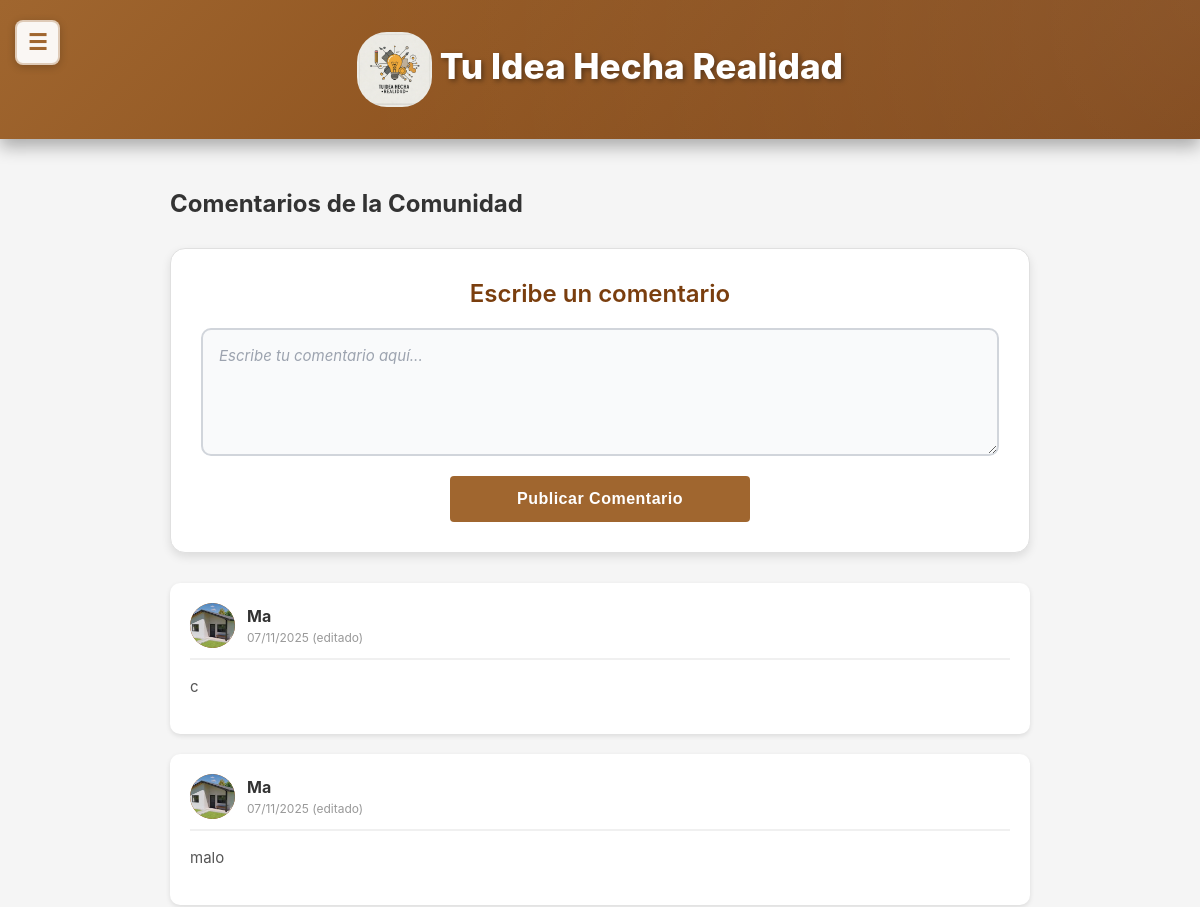
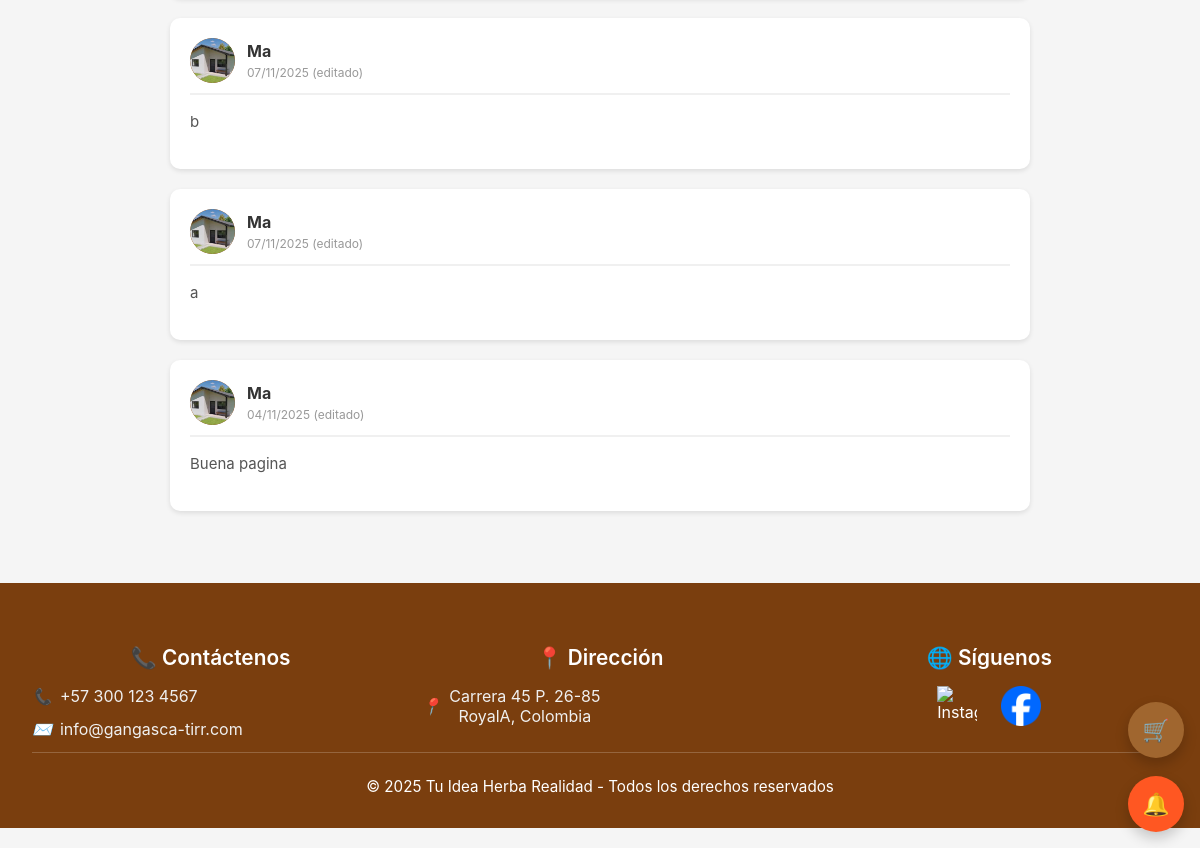
The app's page /comentarios/, older data (2 pictures, top to bottom).
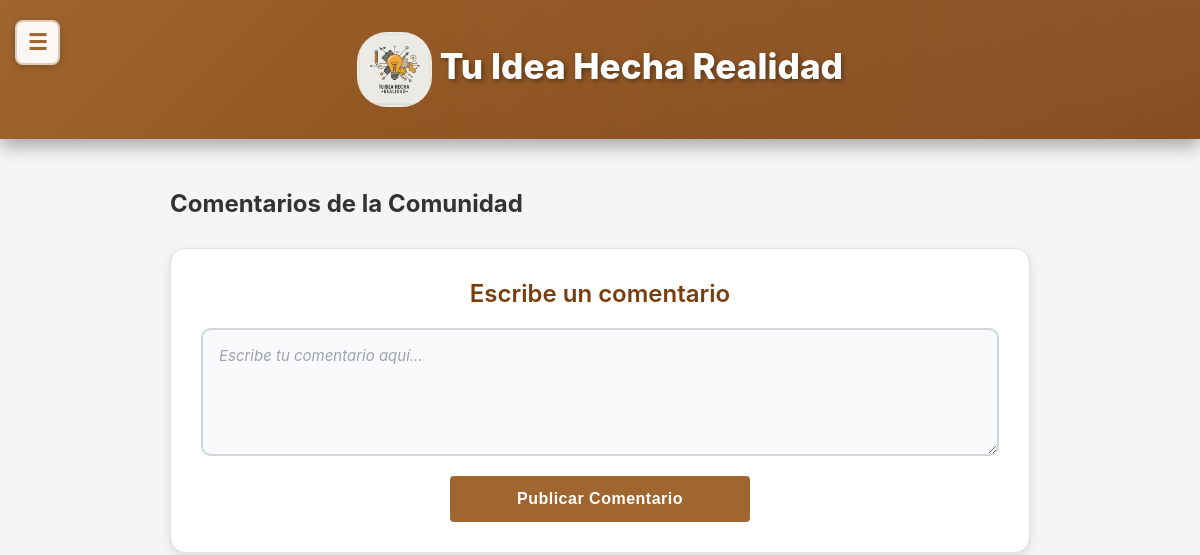
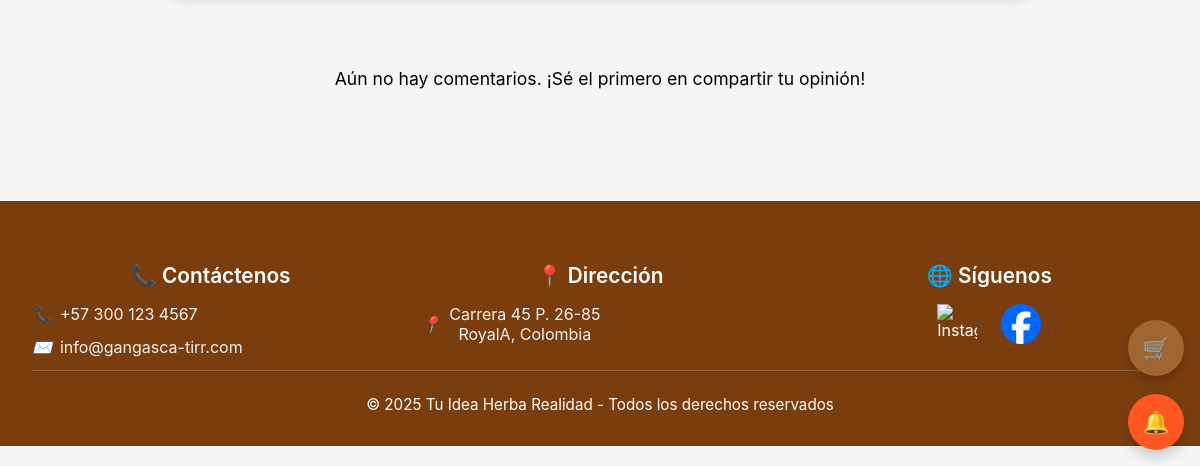
The same page, newer data (2 pictures, top to bottom).
### core/models.py (models this page shows, shortened)
class Comentario(models.Model):
    ESTADO_CHOICES = [
        ('pendiente', 'Pendiente'),
        ('aprobado', 'Aprobado'),
        ('rechazado', 'Rechazado'),
    ]
    usuario = models.ForeignKey(UserClientes, on_delete=models.CASCADE, related_name='comentarios')
    contenido = models.TextField(max_length=500)
    fecha_creacion = models.DateTimeField(auto_now_add=True)
    fecha_modificacion = models.DateTimeField(auto_now=True)
    estado = models.CharField(max_length=20, choices=ESTADO_CHOICES, default='pendiente')
    fecha_aprobacion = models.DateTimeField(null=True, blank=True)
    class Meta:
        ordering = ['-fecha_creacion']

class UserClientes(models.Model):
    usernameCliente = models.CharField(max_length=100, unique=True)
    passwordCliente = models.CharField(max_length=100)
    email = models.EmailField(max_length=100, blank=True)
    is_active = models.BooleanField(default=True)
    last_modified = models.DateTimeField(auto_now=True)
    status_changed_at = models.DateTimeField(null=True, blank=True)
    foto_perfil = models.ImageField(upload_to='uploads/perfiles/', blank=True, null=True)
    two_factor_enabled = models.BooleanField(default=False)
    two_factor_secret = models.CharField(max_length=32, blank=True, null=True)
    nombre_completo = models.CharField(max_length=200, blank=True, null=True)
    telefono = models.CharField(max_length=20, blank=True, null=True, validators=[RegexValidator(r'^\d{7,15}$', 'Ingrese un número de teléfono válido (solo números, 7-15 dígitos)')])
    direccion = models.CharField(max_length=300, blank=True, null=True)
    ciudad = models.CharField(max_length=100, blank=True, null=True)
    departamento = models.CharField(max_length=100, blank=True, null=True)
    codigo_postal = models.CharField(max_length=10, blank=True, null=True)

### core/views.py (the view)
# urls.py: path('comentarios/', views.comentarios_view, name='comentarios'),
def comentarios_view(request):
    usernameCliente = request.session.get('usernameCliente')
    usuario = None
    if usernameCliente:
        try:
            usuario = UserClientes.objects.get(usernameCliente=usernameCliente)
        except UserClientes.DoesNotExist:
            pass
    comentarios = Comentario.objects.all().order_by('-fecha_creacion')
    context = {
        'comentarios': comentarios,
        'usuario': usuario,
    }
    return render(request, 'core/comentarios.html', context)

### core/context_processors.py (called while the page is built, shortened)
def idea_notifications(request):
    username_cliente = request.session.get('usernameCliente')
    username_empresa = request.session.get('usernameEmpresa')
    has_notif = False
    try:
        if username_cliente:
            has_notif = MensajeIdea.objects.filter(
                idea__autor=username_cliente,
                remitente_tipo='empresa',
                leido=False
            ).exists()
    except Exception as e:
        print(f"Error en idea_notifications: {str(e)}")
        has_notif = False
    return {
        'has_idea_notifications': has_notif
    }

### core/templates/core/comentarios.html (shortened to what the changed rows need)
{% load static %}
<!DOCTYPE html>
<html lang="es">
<head>
  <link rel="stylesheet" href="{% static 'core/css/styles.css' %}">
  <link rel="stylesheet" href="{% static 'core/css/responsive.css' %}">
</head>
<body>
<div class="main-content-wrapper">
  <header>
    <h1 class="div" style="text-align: center;">
      <img src="{% static 'core/img/Gemini_Generated_Image_tzay6utzay6utzay.jfif' %}" alt="Logo" width="75" height="75">
      Tu Idea Hecha Realidad
    </h1>
  </header>
  <section>
    <div class="comentarios-container">
            <h1 style="margin-bottom: 30px; color: #333;">Comentarios de la Comunidad</h1>
            {% if comentarios %}
                {% for comentario in comentarios %}
                <div class="comentario-card">
                    <div class="comentario-header">
                        <div class="comentario-usuario">
                            <div class="usuario-avatar">
                                {% if comentario.usuario.foto_perfil %}
                                    <img src="{{ comentario.usuario.foto_perfil.url }}" alt="{{ comentario.usuario.usernameCliente }}" style="width: 100%; height: 100%; border-radius: 50%; object-fit: cover;">
                                {% else %}
                                    {{ comentario.usuario.usernameCliente|first|upper }}
                                {% endif %}
                            </div>
                            <div class="usuario-info">
                                <h4>{{ comentario.usuario.usernameCliente }}</h4>
                                <span class="comentario-fecha">
                                    {{ comentario.fecha_creacion|date:"d/m/Y" }}
                                    {% if comentario.fecha_modificacion != comentario.fecha_creacion %}
                                        (editado)
                                    {% endif %}
                                </span>
                            </div>
                        </div>
                    </div>
                    <div class="comentario-contenido">
                        {{ comentario.contenido }}
                    </div>
                </div>
                {% endfor %}
            {% else %}
                <div class="no-comentarios">
                    <p>Aún no hay comentarios. ¡Sé el primero en compartir tu opinión!</p>
                </div>
            {% endif %}
        </div>
    </section>
</div>
{% include 'core/floating_buttons.html' %}
{% include 'core/modal_notificaciones.html' %}
</body>
</html>

Row changes from the older to the newer data that the page shows:
removed Comentario: usuario.foto_perfil (picture), usuario.usernameCliente "Ma", fecha_creacion "07/11/2025", shows "(editado)", contenido "c"
removed Comentario: usuario.foto_perfil (picture), usuario.usernameCliente "Ma", fecha_creacion "07/11/2025", shows "(editado)", contenido "malo"
removed Comentario: usuario.foto_perfil (picture), usuario.usernameCliente "Ma", fecha_creacion "07/11/2025", shows "(editado)", contenido "b"
removed Comentario: usuario.foto_perfil (picture), usuario.usernameCliente "Ma", fecha_creacion "07/11/2025", shows "(editado)", contenido "a"
removed Comentario: usuario.foto_perfil (picture), usuario.usernameCliente "Ma", fecha_creacion "04/11/2025", shows "(editado)", contenido "Buena pagina"
Text that changed along with them:
text now shown: "Aún no hay comentarios. ¡Sé el primero en compartir tu opinión!"
